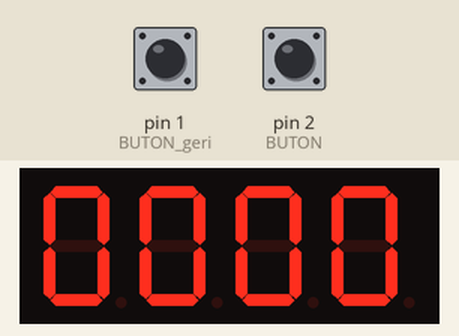
Recording of a sketch running on a simulated Arduino Uno, built with avr-gcc and run on an emulated ATmega328P. On the bench: 4-digit seven-segment display. Wiring (inferred from the names in the program): 4-digit 7-segment display, segments lit when LOW: segments pin 13, pin 12, pin 11, pin 10, pin 9, pin 8, pin 7; digit selects pin 3, pin 4, pin 5, pin 6. The inputs (shaded band) are chosen by the test bench; at power-on: pin 2 (BUTON) HIGH, pin 1 (BUTON_geri) HIGH. The segment pins are drawn as the display they are named for.

Above: at 1.2 s.
1.3 s: pin 2 (BUTON) pulled LOW for 1 s
At 1.56 s:
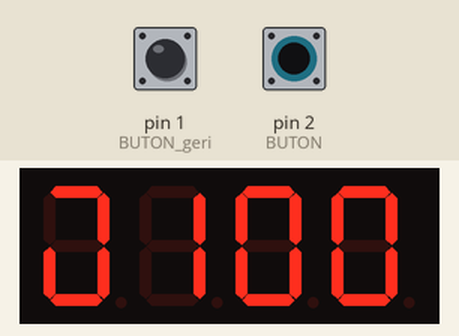
3.8 s: pin 2 (BUTON) pulled LOW for 0.15 s
At 4.6 s:
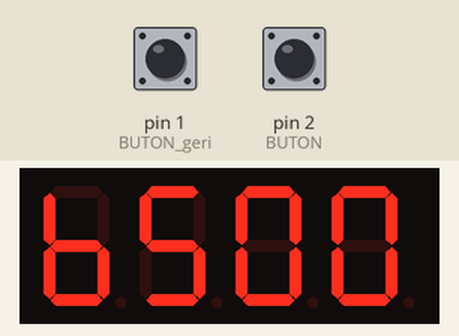
5.5 s: pin 1 (BUTON_geri) pulled LOW for 0.15 s
At 6.3 s:
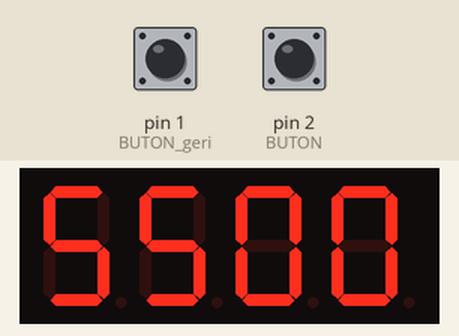
7.1 s: pin 1 (BUTON_geri) pulled LOW for 1 s
At 7.6 s:
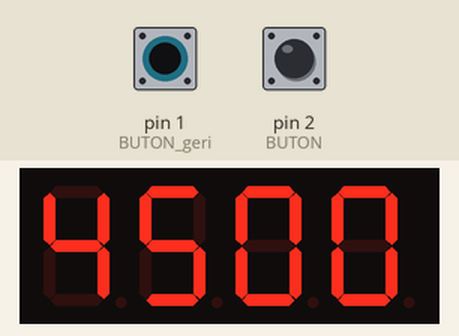
Timing chart, 0 to 10.1 s (numbered marks = the images above; inputs shaded):
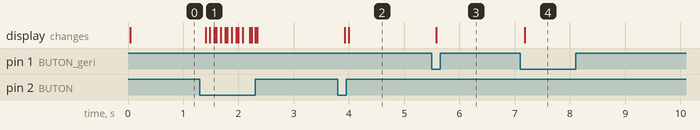

The sketch:

saat_N.ino
```cpp
/* Digital Saat UYGULAMASI gösterge uygulaması;
 * 0-9 arası rakamları ardışıl olarak sayar.
 */
const byte BUTON = 2;
const byte BUTON_geri = 1;

byte sn_L;
byte sn_H;
byte dk_L;
byte dk_H;
byte saat_L;
byte saat_H;


unsigned long lastTime = 0; // Last time the LED changed state
int interval = 1000; // interval between the blinks in milliseconds


void setup() {
  // put your setup code here, to run once:

 pinMode(13,OUTPUT);  // a segmenti çıkış
 pinMode(12,OUTPUT);  // b segmenti çıkış
 pinMode(11,OUTPUT);  // c segmenti çıkış
 pinMode(10,OUTPUT);  // d segmenti çıkış
 pinMode(9,OUTPUT);  // e segmenti çıkış
 pinMode(8,OUTPUT);  // f segmenti çıkış
 pinMode(7,OUTPUT);  // g segmenti çıkış
 pinMode(6,OUTPUT);  // Anod dk_L
 pinMode(5,OUTPUT);  // Anod dk_H
 pinMode(4,OUTPUT);  // Anod saat_L
 pinMode(3,OUTPUT);  // Anod saat_H

pinMode(BUTON, INPUT);   // BUTON pini giriş olarak atandı
pinMode(BUTON_geri, INPUT);   // BUTON_geri pini giriş olarak atandı
}

void loop() {
  // put your main code here, to run repeatedly:

  digitalWrite(6, HIGH);
  digitalWrite(5, LOW);
  digitalWrite(4, LOW);
  digitalWrite(3, LOW);
  yedili_gosterge(saat_H);

  delay(5);


  digitalWrite(6, LOW);
  digitalWrite(5, HIGH);
  digitalWrite(4, LOW);
  digitalWrite(3, LOW);
  yedili_gosterge(saat_L);

  delay(5);


  digitalWrite(6, LOW);
  digitalWrite(5, LOW);
  digitalWrite(4, HIGH);
  digitalWrite(3, LOW);
  yedili_gosterge(dk_H);

  delay(5);


  digitalWrite(6, LOW);
  digitalWrite(5, LOW);
  digitalWrite(4, LOW);
  digitalWrite(3, HIGH);
  yedili_gosterge(dk_L);

  delay(5);


if (digitalRead(BUTON)==LOW)       // HHIZLI dakika ARTIRMA botonu
{
dk_L ++;
sn_H=0;
sn_L=0;


if (dk_L==10) {dk_L=0; dk_H ++;}
if (dk_H==6) {dk_H=0; saat_L ++;}
if (saat_L==10) {saat_L=0; saat_H ++;}


if (saat_H==2) {
                 if (saat_L==4) {saat_L=0; saat_H=0;}
               }

}


if (digitalRead(BUTON_geri)==LOW)      // YAVAŞ dakika AZALTMA botonu
{
dk_L --;
sn_H=0;
sn_L=0;


if (dk_L==255) {dk_L=9; dk_H --;        //Geri saydırmada byte değişkeninin 0'dan 255'e geçerken 9'a set edilir.

                if (dk_H==255) {dk_H=5; saat_L --;}

                }

if (saat_L==255) {saat_L=9; saat_H --;

                  if (saat_H==255) {saat_H=2; saat_L=3; }

                 }


  while (digitalRead(BUTON_geri)==LOW)      // HALA BASILI MI?????
    {
  digitalWrite(6, HIGH);
  digitalWrite(5, LOW);
  digitalWrite(4, LOW);
  digitalWrite(3, LOW);
  yedili_gosterge(saat_H);

  delay(5);

  digitalWrite(6, LOW);
  digitalWrite(5, HIGH);
  digitalWrite(4, LOW);
  digitalWrite(3, LOW);
  yedili_gosterge(saat_L);

  delay(5);

  digitalWrite(6, LOW);
  digitalWrite(5, LOW);
  digitalWrite(4, HIGH);
  digitalWrite(3, LOW);
  yedili_gosterge(dk_H);

  delay(5);

  digitalWrite(6, LOW);
  digitalWrite(5, LOW);
  digitalWrite(4, LOW);
  digitalWrite(3, HIGH);
  yedili_gosterge(dk_L);

  delay(5);
           }
}


unsigned long currentTime = millis();

// Compare the current time with the last time
if (currentTime - lastTime >= interval){

// First we set the previous time to the current time
lastTime = currentTime;

sn_L ++;

if (sn_L==10) {sn_L=0; sn_H ++;}
if (sn_H==6) {sn_H=0; dk_L ++;}


if (dk_L==10) {dk_L=0; dk_H ++;}
if (dk_H==6) {dk_H=0; saat_L ++;}
if (saat_L==10) {saat_L=0; saat_H ++;}

if (saat_H==2) {
                 if (saat_L==4) {saat_L=0; saat_H=0;}
               }

}

}


void yedili_gosterge(int rakam)
   {
    switch(rakam)
    {
     case 0:
      digitalWrite(13, LOW);
      digitalWrite(12, LOW);
      digitalWrite(11, LOW);
      digitalWrite(10, LOW);
      digitalWrite(9, LOW);
      digitalWrite(8, LOW);
      digitalWrite(7, HIGH);
      break;


     case 1:
      digitalWrite(13, HIGH);
      digitalWrite(12, LOW);
      digitalWrite(11, LOW);
      digitalWrite(10, HIGH);
      digitalWrite(9, HIGH);
      digitalWrite(8, HIGH);
      digitalWrite(7, HIGH);
      break;


     case 2:
      digitalWrite(13, LOW);
      digitalWrite(12, LOW);
      digitalWrite(11, HIGH);
      digitalWrite(10, LOW);
      digitalWrite(9, LOW);
      digitalWrite(8, HIGH);
      digitalWrite(7, LOW);
      break;


     case 3:
      digitalWrite(13, LOW);
      digitalWrite(12, LOW);
      digitalWrite(11, LOW);
      digitalWrite(10, LOW);
      digitalWrite(9, HIGH);
      digitalWrite(8, HIGH);
      digitalWrite(7, LOW);
      break;


    case 4:
      digitalWrite(13, HIGH);
      digitalWrite(12, LOW);
      digitalWrite(11, LOW);
      digitalWrite(10, HIGH);
      digitalWrite(9, HIGH);
      digitalWrite(8, LOW);
      digitalWrite(7, LOW);
      break;


    case 5:
      digitalWrite(13, LOW);
      digitalWrite(12, HIGH);
      digitalWrite(11, LOW);
      digitalWrite(10, LOW);
      digitalWrite(9, HIGH);
      digitalWrite(8, LOW);
      digitalWrite(7, LOW);
      break;


    case 6:
      digitalWrite(13, HIGH);
      digitalWrite(12, HIGH);
      digitalWrite(11, LOW);
      digitalWrite(10, LOW);
      digitalWrite(9, LOW);
      digitalWrite(8, LOW);
      digitalWrite(7, LOW);
      break;


    case 7:
      digitalWrite(13, LOW);
      digitalWrite(12, LOW);
      digitalWrite(11, LOW);
      digitalWrite(10, HIGH);
      digitalWrite(9, HIGH);
      digitalWrite(8, HIGH);
      digitalWrite(7, HIGH);
      break;


    case 8:
      digitalWrite(13, LOW);
      digitalWrite(12, LOW);
      digitalWrite(11, LOW);
      digitalWrite(10, LOW);
      digitalWrite(9, LOW);
      digitalWrite(8, LOW);
      digitalWrite(7, LOW);
      break;


    case 9:
      digitalWrite(13, LOW);
      digitalWrite(12, LOW);
      digitalWrite(11, LOW);
      digitalWrite(10, HIGH);
      digitalWrite(9, HIGH);
      digitalWrite(8, LOW);
      digitalWrite(7, LOW);
      break;


    }
   }
```

Measured:
- after the input at 1.3 s, the display: first changes after 0.10 s (image 1 shows a later state)
- after the input at 3.8 s, the display: first changes after 0.12 s (image 2 shows a later state)
- after the input at 5.5 s, the display: changes after 0.08 s (image 3)
- after the input at 7.1 s, the display: changes after 0.08 s (image 4)
